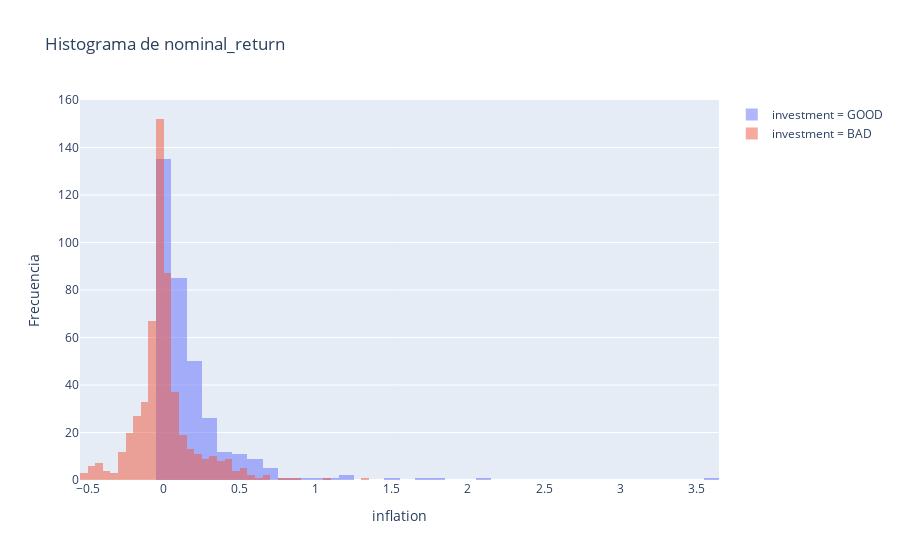

Notebook code cell kept with this figure:
### Code cell
# Filtrar datos para deslizamientos igual a 1 y 0
df_desl_1 = data_1[data_1['investment'] == 'GOOD']
df_desl_0 = data_1[data_1['investment'] == 'BAD']

# Crear histograma para deslizamientos igual a 1
histogram_1 = go.Histogram(x=df_desl_1["nominal_return"], opacity=0.5, name='investment = GOOD')

# Crear histograma para deslizamientos igual a 0
histogram_0 = go.Histogram(x=df_desl_0["nominal_return"], opacity=0.5, name='investment = BAD')

# Configurar el diseño del gráfico
layout = go.Layout(title='Histograma de nominal_return',
                   xaxis=dict(title='inflation'),
                   yaxis=dict(title='Frecuencia'),
                   barmode='overlay')

# Crear la figura y agregar los histogramas
fig = go.Figure(data=[histogram_1, histogram_0], layout=layout)

# Mostrar el gráfico
fig.show()

### Figure 1 — Plotly figure (JSON) as saved in the notebook; plotly's stock layout.template omitted (floating-point values rounded to 4 significant figures; data arrays with more than 128 entries replaced by an {"elided": "..."} marker saying what was removed)
{"data": [{"name": "investment = GOOD", "opacity": 0.5, "type": "histogram", "x": {"elided": "344 float values"}}, {"name": "investment = BAD", "opacity": 0.5, "type": "histogram", "x": {"elided": "556 float values"}}], "layout": {"barmode": "overlay", "title": {"text": "Histograma de nominal_return"}, "xaxis": {"title": {"text": "inflation"}}, "yaxis": {"title": {"text": "Frecuencia"}}}}
